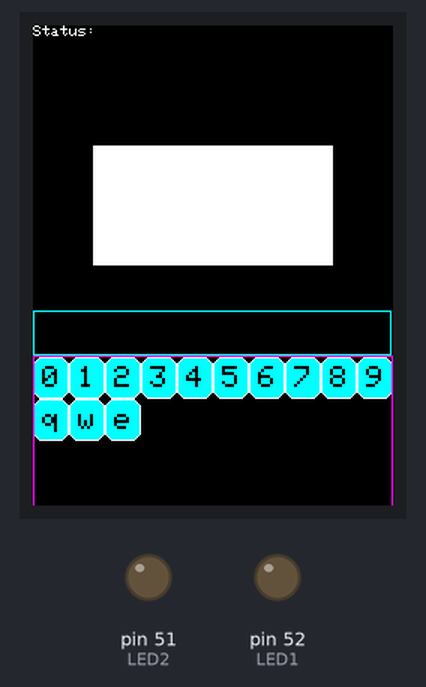
A program run on a simulated Arduino Mega 2560, built with avr-gcc and run on an emulated ATmega2560. Shown: 240×320 colour display, output pins drawn as LEDs (lit = HIGH).

Above: at 0.3 s.

The program:

main.cpp
```cpp
#include <Arduino.h>
#include <Adafruit_GFX.h>
#include <MCUFRIEND_kbv.h>
MCUFRIEND_kbv tft;
#include <TouchScreen.h>
#define MINPRESSURE 200
#define MAXPRESSURE 1000

#define LED1 52
#define LED2 51

// 50 - Клавіш вводу
// 0 -
// 1 -

// `--` Головний екран
// `<-` Попередня сторінка
// `->` Наступна сторінка


// ВСІ сенсорні панелі та проводка ІНШІ
// копіювати та вставляти результати з TouchScreen_Calibr_native.ino
const int XP=8,XM=A2,YP=A3,YM=9;
const int TS_LEFT=912,TS_RT=109,TS_TOP=50,TS_BOT=955;


TouchScreen ts = TouchScreen(XP, YP, XM, YM, 300);

Adafruit_GFX_Button prev_btn, home_btn, next_btn; // Функціональні клавіші
Adafruit_GFX_Button btn_0, btn_1, btn_2, btn_3, btn_4, btn_5, btn_6, btn_7, btn_8, btn_9; // Числові клавіші

// Букви
Adafruit_GFX_Button btn_10, btn_11, btn_12;


int pixel_x, pixel_y;     //Touch_getXY() оновлює глобальні змінні
bool Touch_getXY(void)
{
    TSPoint p = ts.getPoint();
    pinMode(YP, OUTPUT);      //відновити спільні шпильки
    pinMode(XM, OUTPUT);      //тому що TFT контрольні штифти
    bool pressed = (p.z > MINPRESSURE && p.z < MAXPRESSURE);
    if (pressed) {
        pixel_x = map(p.x, TS_LEFT, TS_RT, 0, tft.width()); //.kbv має сенс для мене
        pixel_y = map(p.y, TS_TOP, TS_BOT, 0, tft.height());
    }
    return pressed;
}

#define BLACK          0x0000
#define BLUE           0x001F
#define RED            0xF800
#define GREEN          0x07E0
#define CYAN           0x07FF
#define MAGENTA        0xF81F
#define YELLOW         0xFFE0
#define WHITE          0xFFFF
#define BROWN          0x00cc6d
#define DARK_BROWN     0x228B22
#define DARK_BLUE      0x8B008B
#define DARK_RED       0x808080


int width_funk_but = 80; // Ширина функціональних кнопок
int height_funk_but = 10; // Висота функціональних кнопок

int width_text_but = 24;  // Ширина текстових кнопок
int height_text_but = 28; // Висота текстових кнопок


// Функція для ініціалізації всіх кнопок на екрані
void inits_buttons(){
  prev_btn.initButton(&tft,  40, 395-(height_funk_but/3), width_funk_but, height_funk_but, WHITE, GREEN, BLACK, "<-", 1);
  home_btn.initButton(&tft, 120, 395-(height_funk_but/3), width_funk_but, height_funk_but, WHITE, GREEN, BLACK, "--", 1);
  next_btn.initButton(&tft, 200, 395-(height_funk_but/3), width_funk_but, height_funk_but, WHITE, GREEN, BLACK, "->", 1);

  // Числові клавіши
  btn_0.initButton(&tft, (width_text_but/2), 221+(height_text_but/2), width_text_but, height_text_but, WHITE, CYAN, BLACK, "0", 2); // "0"
  btn_1.initButton(&tft, (width_text_but/2+width_text_but), 221+(height_text_but/2), width_text_but, height_text_but, WHITE, CYAN, BLACK, "1", 2); // "1"
  btn_2.initButton(&tft, (width_text_but/2+(width_text_but*2)), 221+(height_text_but/2), width_text_but, height_text_but, WHITE, CYAN, BLACK, "2", 2); // "2"
  btn_3.initButton(&tft, (width_text_but/2+(width_text_but*3)), 221+(height_text_but/2), width_text_but, height_text_but, WHITE, CYAN, BLACK, "3", 2); // "3"
  btn_4.initButton(&tft, (width_text_but/2+(width_text_but*4)), 221+(height_text_but/2), width_text_but, height_text_but, WHITE, CYAN, BLACK, "4", 2); // "4"
  btn_5.initButton(&tft, (width_text_but/2+(width_text_but*5)), 221+(height_text_but/2), width_text_but, height_text_but, WHITE, CYAN, BLACK, "5", 2); // "5"
  btn_6.initButton(&tft, (width_text_but/2+(width_text_but*6)), 221+(height_text_but/2), width_text_but, height_text_but, WHITE, CYAN, BLACK, "6", 2); // "6"
  btn_7.initButton(&tft, (width_text_but/2+(width_text_but*7)), 221+(height_text_but/2), width_text_but, height_text_but, WHITE, CYAN, BLACK, "7", 2); // "7"
  btn_8.initButton(&tft, (width_text_but/2+(width_text_but*8)), 221+(height_text_but/2), width_text_but, height_text_but, WHITE, CYAN, BLACK, "8", 2); // "8"
  btn_9.initButton(&tft, (width_text_but/2+(width_text_but*9)), 221+(height_text_but/2), width_text_but, height_text_but, WHITE, CYAN, BLACK, "9", 2); // "9"


  // Букви
  btn_10.initButton(&tft, (width_text_but/2), 221+(height_text_but/2+height_text_but), width_text_but, height_text_but, WHITE, CYAN, BLACK, "q", 2); // "q"
  btn_11.initButton(&tft, (width_text_but/2+width_text_but), 221+(height_text_but/2+height_text_but), width_text_but, height_text_but, WHITE, CYAN, BLACK, "w", 2); // "w"
  btn_12.initButton(&tft, (width_text_but/2+(width_text_but*2)), 221+(height_text_but/2+height_text_but), width_text_but, height_text_but, WHITE, CYAN, BLACK, "e", 2); // "e"


  next_btn.drawButton(false);
  prev_btn.drawButton(false);
  home_btn.drawButton(false);
  btn_0.drawButton(false);
  btn_1.drawButton(false);
  btn_2.drawButton(false);
  btn_3.drawButton(false);
  btn_4.drawButton(false);
  btn_5.drawButton(false);
  btn_6.drawButton(false);
  btn_7.drawButton(false);
  btn_8.drawButton(false);
  btn_9.drawButton(false);
  btn_10.drawButton(false);
  btn_11.drawButton(false);
  btn_12.drawButton(false);
}


void setup(void)
{
  pinMode(LED1, OUTPUT);
  pinMode(LED2, OUTPUT);

  Serial.begin(9600);
  tft.begin(0x7793); // write-only shield //240x400 ID=0x7793
  tft.setRotation(0);  //PORTRAIT(0) //HORIZONTAL(1) //PORTRAIT(2) //HORIZONTAL(3)
  tft.fillScreen(BLACK);
  // tft.fillScreen(MAGENTA);
  inits_buttons(); // Ініціалізація всіх кнопок

  tft.fillRect(40, 80, 160, 80, WHITE);
}


void functionals_button(){
}


void frame_buttons(){
  // tft.writeLine(0, 200, 10, 60, MAGENTA);
  int x_0 = 0;
  int x_1 = 220;
  int y_0 = 239;
  int y_1 = 385;
  tft.drawLine(x_0, x_1, y_0, x_1, MAGENTA); // Горизонтальна лінія (1)
  tft.drawLine(x_0, x_1, x_0, y_1, MAGENTA); // Вертикальна лінія (1)
  tft.drawLine(y_0, x_1, y_0, y_1, MAGENTA); // Вертикальна лінія (2)
  tft.drawLine(x_0, y_1, y_0, y_1, MAGENTA); // Горизонтальна лінія (2)

  tft.drawRect(0, 190, 239, 30, CYAN); // Пряпокутник
}


String input_text_keys = ""; // Зберігаю текст з клавіш
boolean led1_flag = 0;
boolean led2_flag = 0;
void button_list_startup(){
  bool down = Touch_getXY();
  prev_btn.press(down && prev_btn.contains(pixel_x, pixel_y));
  home_btn.press(down && home_btn.contains(pixel_x, pixel_y));
  next_btn.press(down && next_btn.contains(pixel_x, pixel_y));

  btn_0.press(down && btn_0.contains(pixel_x, pixel_y)); // "0"
  btn_1.press(down && btn_1.contains(pixel_x, pixel_y)); // "1"
  btn_2.press(down && btn_2.contains(pixel_x, pixel_y)); // "2"
  btn_3.press(down && btn_3.contains(pixel_x, pixel_y)); // "3"
  btn_4.press(down && btn_4.contains(pixel_x, pixel_y)); // "4"
  btn_5.press(down && btn_5.contains(pixel_x, pixel_y)); // "5"
  btn_6.press(down && btn_6.contains(pixel_x, pixel_y)); // "6"
  btn_7.press(down && btn_7.contains(pixel_x, pixel_y)); // "7"
  btn_8.press(down && btn_8.contains(pixel_x, pixel_y)); // "8"
  btn_9.press(down && btn_9.contains(pixel_x, pixel_y)); // "9"
  btn_10.press(down && btn_10.contains(pixel_x, pixel_y)); // "q"
  btn_11.press(down && btn_11.contains(pixel_x, pixel_y)); // "w"
  btn_12.press(down && btn_12.contains(pixel_x, pixel_y)); // "e"

  if (prev_btn.justReleased()) prev_btn.drawButton();
  if (prev_btn.justPressed()) {
    prev_btn.drawButton(true);
    led1_flag = !led1_flag;
    digitalWrite(LED1, led1_flag);
    tft.fillRect(40, 80, 160, 80, MAGENTA);
  }

  if (next_btn.justReleased()) next_btn.drawButton();
  if (next_btn.justPressed()) {
    next_btn.drawButton(true);
    led2_flag = !led2_flag;
    digitalWrite(LED2, led2_flag);
    tft.fillRect(40, 80, 160, 80, RED);
  }


  if (home_btn.justReleased()) home_btn.drawButton();
  if (home_btn.justPressed()) {
    home_btn.drawButton(true);
    Serial.print("Send: ");
    Serial.println(input_text_keys);
    input_text_keys = "";
    tft.fillScreen(BLACK);
    inits_buttons();
  }


  if (btn_0.justReleased()) btn_0.drawButton(); // "0"
  if (btn_0.justPressed()) {
    btn_0.drawButton(true);
    input_text_keys += "0";
    // Serial.println("0");
  }

  if (btn_1.justReleased()) btn_1.drawButton(); // "1"
  if (btn_1.justPressed()) {
    btn_1.drawButton(true);
    input_text_keys += "1";
    // Serial.println("1");
  }


  if (btn_10.justReleased()) btn_10.drawButton(); // "q"
  if (btn_10.justPressed()) {
    btn_10.drawButton(true);
    input_text_keys += "q";
    // Serial.println("q");
  }

  if (btn_11.justReleased()) btn_11.drawButton(); // "w"
  if (btn_11.justPressed()) {
    btn_11.drawButton(true);
    input_text_keys += "w";
    // Serial.println("w");
  }
}


String status_text = "Status:";
void texts_actives(){
  tft.setCursor(0, 0);
  tft.setTextColor(WHITE);  tft.setTextSize(1);
  tft.print(status_text);


  tft.setCursor(4, 193);
  tft.setTextColor(RED);  tft.setTextSize(3);
  tft.print(input_text_keys);

  tft.clearWriteError();

}


void loop(void){
  button_list_startup();
  texts_actives();
  frame_buttons();

}
```
